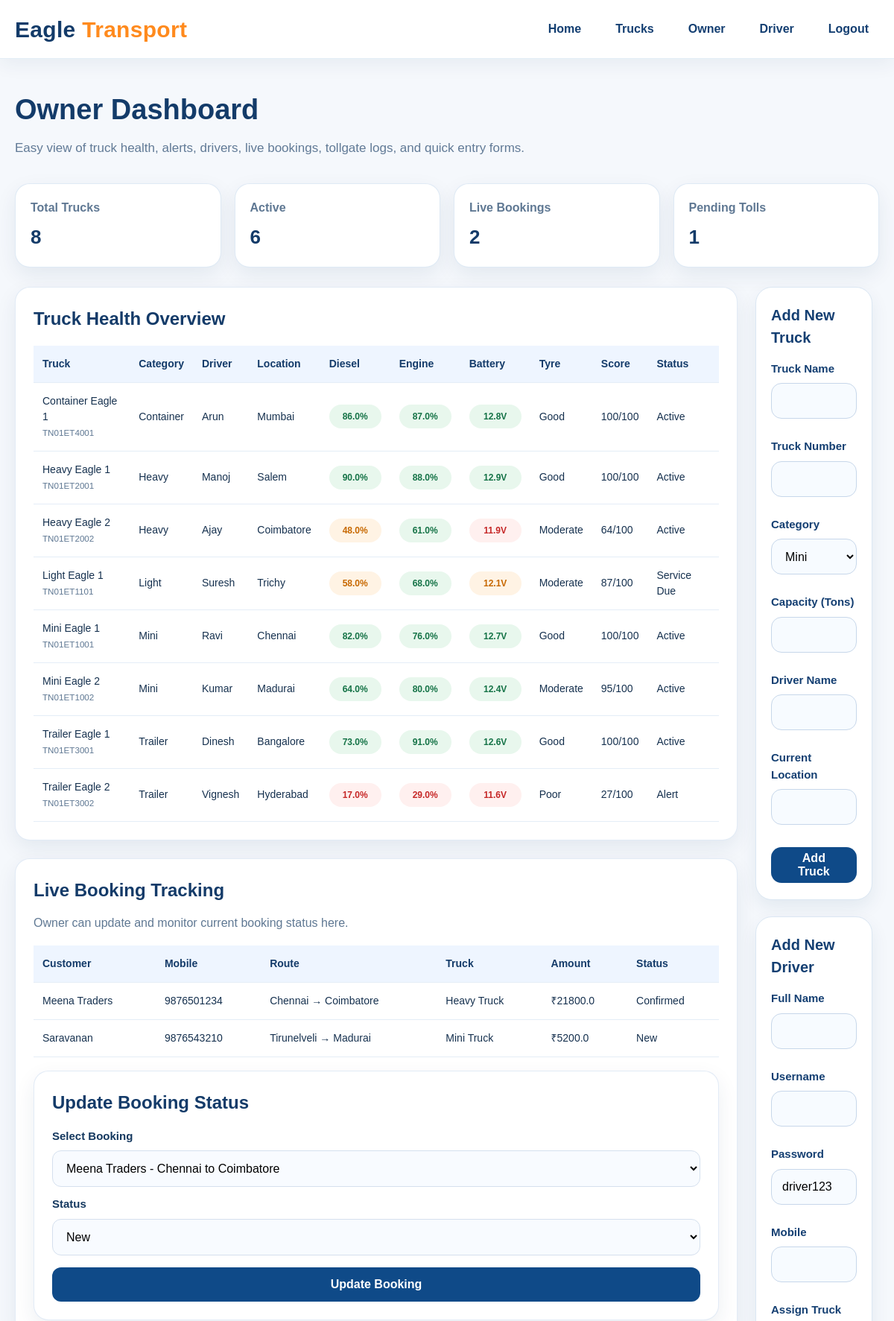
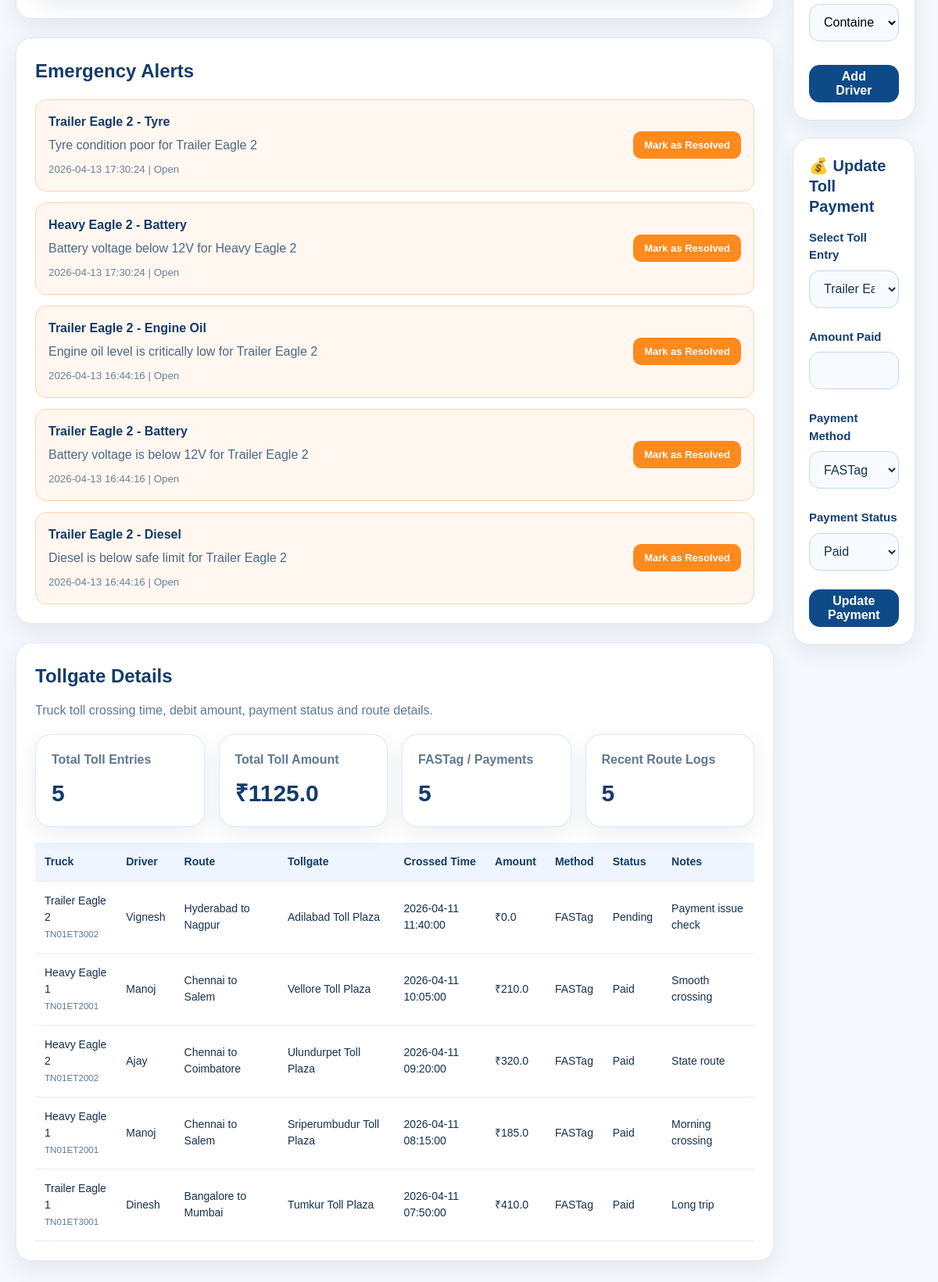
The app's page /owner/dashboard (signed in) with its own data (2 pictures, top to bottom).
### tables this page shows
CREATE TABLE trucks (
    id INTEGER PRIMARY KEY AUTOINCREMENT,
    truck_name TEXT NOT NULL,
    truck_number TEXT UNIQUE NOT NULL,
    category TEXT NOT NULL,
    capacity_tons REAL NOT NULL,
    driver_name TEXT,
    current_location TEXT,
    diesel_percent REAL DEFAULT 100,
    coolant_level REAL DEFAULT 100,
    engine_oil_level REAL DEFAULT 100,
    brake_oil_level REAL DEFAULT 100,
    battery_voltage REAL DEFAULT 12.8,
    tyre_condition TEXT DEFAULT 'Good',
    status TEXT DEFAULT 'Active'
);

CREATE TABLE bookings (
    id INTEGER PRIMARY KEY AUTOINCREMENT,
    customer_name TEXT NOT NULL,
    mobile TEXT NOT NULL,
    pickup_location TEXT NOT NULL,
    drop_location TEXT NOT NULL,
    trip_level TEXT NOT NULL,
    truck_type TEXT NOT NULL,
    goods_type TEXT NOT NULL,
    load_weight REAL NOT NULL,
    estimated_amount REAL NOT NULL,
    status TEXT DEFAULT 'New',
    created_at TEXT NOT NULL
);

CREATE TABLE alerts (
    id INTEGER PRIMARY KEY AUTOINCREMENT,
    truck_id INTEGER NOT NULL,
    alert_type TEXT NOT NULL,
    message TEXT NOT NULL,
    priority TEXT NOT NULL,
    status TEXT DEFAULT 'Open',
    created_at TEXT NOT NULL,
    FOREIGN KEY (truck_id) REFERENCES trucks(id)
);

CREATE TABLE toll_logs (
    id INTEGER PRIMARY KEY AUTOINCREMENT,
    truck_id INTEGER NOT NULL,
    driver_name TEXT NOT NULL,
    route_name TEXT NOT NULL,
    toll_name TEXT NOT NULL,
    crossed_time TEXT NOT NULL,
    amount_paid REAL NOT NULL,
    payment_method TEXT NOT NULL,
    payment_status TEXT NOT NULL,
    notes TEXT,
    created_at TEXT NOT NULL
);

### app.py (the view)
@app.route("/owner/dashboard")
def owner_dashboard():
    if "owner_id" not in session:
        return redirect(url_for("owner_login"))
    for truck in query_all("SELECT id FROM trucks"):
        ensure_alerts_for_truck(truck["id"])
    return render_template("owner_dashboard.html", **dashboard_context())

### templates/owner_dashboard.html (shortened to what this page needs)
{% extends 'base.html' %}
{% block content %}
<section class="section compact-top">
    <div class="container">
        <div class="section-head left">
            <h1>Owner Dashboard</h1>
            <p>Easy view of truck health, alerts, drivers, live bookings, tollgate logs, and quick entry forms.</p>
        </div>
        <div class="stats-grid live-summary-grid">
            <div class="stat-card"><span>Total Trucks</span><strong>{{ total_trucks }}</strong></div>
            <div class="stat-card"><span>Active</span><strong>{{ active_trucks }}</strong></div>
            <div class="stat-card"><span>Live Bookings</span><strong id="liveBookingCount">{{ active_bookings }}</strong></div>
            <div class="stat-card"><span>Pending Tolls</span><strong id="pendingTollCount">{{ pending_tolls }}</strong></div>
        </div>
        <div class="owner-layout">
            <div class="main-area">
                <div class="panel">
                    <div class="panel-head">
                        <h2>Truck Health Overview</h2>
                    </div>
                    <div class="table-wrap">
                        <table>
                            <thead>
                                <tr>
                                    <th>Truck</th>
                                    <th>Category</th>
                                    <th>Driver</th>
                                    <th>Location</th>
                                    <th>Diesel</th>
                                    <th>Engine</th>
                                    <th>Battery</th>
                                    <th>Tyre</th>
                                    <th>Score</th>
                                    <th>Status</th>
                                </tr>
                            </thead>
                            <tbody id="truckTableBody">
                                {% for truck in trucks %}
                                <tr>
                                    <td>{{ truck.truck_name }}<br><small>{{ truck.truck_number }}</small></td>
                                    <td>{{ truck.category }}</td>
                                    <td>{{ truck.driver_name }}</td>
                                    <td>{{ truck.current_location }}</td>
                                    <td><span class="status-pill {{ truck.diesel_color }}">{{ truck.diesel_percent }}%</span></td>
                                    <td><span class="status-pill {{ truck.engine_oil_color }}">{{ truck.engine_oil_level }}%</span></td>
                                    <td><span class="status-pill {{ truck.battery_color }}">{{ truck.battery_voltage }}V</span></td>
                                    <td>{{ truck.tyre_condition }}</td>
                                    <td>{{ truck.health_score }}/100</td>
                                    <td>{{ truck.status }}</td>
                                </tr>
                                {% endfor %}
                            </tbody>
                        </table>
                    </div>
                </div>
                <div class="panel">
                    <div class="panel-head">
                        <h2>Live Booking Tracking</h2>
                        <p class="muted">Owner can update and monitor current booking status here.</p>
                    </div>
                    <div class="table-wrap">
                        <table>
                            <thead>
                                <tr>
                                    <th>Customer</th>
                                    <th>Mobile</th>
                                    <th>Route</th>
                                    <th>Truck</th>
                                    <th>Amount</th>
                                    <th>Status</th>
                                </tr>
                            </thead>
                            <tbody id="bookingTableBody">
                                {% for booking in bookings %}
                                <tr>
                                    <td>{{ booking.customer_name }}</td>
                                    <td>{{ booking.mobile }}</td>
                                    <td>{{ booking.pickup_location }} → {{ booking.drop_location }}</td>
                                    <td>{{ booking.truck_type }}</td>
                                    <td>₹{{ booking.estimated_amount }}</td>
                                    <td>{{ booking.status }}</td>
                                </tr>
                                {% endfor %}
                            </tbody>
                        </table>
                    </div>
                    <form class="panel stacked-form booking-status-form" method="post" action="{{ url_for('update_booking_status') }}">
                        <h2>Update Booking Status</h2>
                        <label>Select Booking</label>
                        <select name="booking_id" required>
                            {% for booking in bookings %}
                            <option value="{{ booking.id }}">{{ booking.customer_name }} - {{ booking.pickup_location }} to {{ booking.drop_location }}</option>
                            {% endfor %}
                        </select>
                        <label>Status</label>
                        <select name="status" required>
                            <option>New</option>
                        </select>
                        <button class="btn btn-primary full">Update Booking</button>
                    </form>
                </div>
                <div class="panel">
                    <div class="panel-head">
                        <h2>Emergency Alerts</h2>
                    </div>
                    <div class="alert-list" id="alertList">
                        {% for alert in alerts %}
                        <div class="alert-item {{ 'resolved' if alert.status == 'Resolved' else 'open' }}">
                            <div>
                                <strong>{{ alert.truck_name }} - {{ alert.alert_type }}</strong>
                                <p>{{ alert.message }}</p>
                                <small>{{ alert.created_at }} | {{ alert.status }}</small>
                            </div>
                            {% if alert.status != 'Resolved' %}
                            <form method="post" action="{{ url_for('resolve_alert', alert_id=alert.id) }}">
                                <button class="btn btn-small">Mark as Resolved</button>
                            </form>
                            {% endif %}
                        </div>
                        {% endfor %}
                    </div>
                </div>
                <div class="panel">
                    <div class="panel-head">
                        <h2>Tollgate Details</h2>
                        <p style="color:#5f7893; margin-top:6px;">Truck toll crossing time, debit amount, payment status and route details.</p>
                    </div>
                    <div class="stats-grid" style="margin-bottom: 20px;">
                        <div class="stat-card">
                            <span>Total Toll Entries</span>
                            <strong>{{ toll_logs|length }}</strong>
                        </div>
                        <div class="stat-card">
                            <span>Total Toll Amount</span>
                            <strong id="totalTollAmount">₹{{ total_toll_amount }}</strong>
                        </div>
                        <div class="stat-card">
                            <span>FASTag / Payments</span>
                            <strong>{{ toll_logs|length }}</strong>
                        </div>
                        <div class="stat-card">
                            <span>Recent Route Logs</span>
                            <strong>{{ toll_logs|length }}</strong>
                        </div>
                    </div>
                    <div class="table-wrap">
                        <table>
                            <thead>
                                <tr>
                                    <th>Truck</th>
                                    <th>Driver</th>
                                    <th>Route</th>
                                    <th>Tollgate</th>
                                    <th>Crossed Time</th>
                                    <th>Amount</th>
                                    <th>Method</th>
                                    <th>Status</th>
                                    <th>Notes</th>
                                </tr>
                            </thead>
                            <tbody id="tollTableBody">
                                {% for toll in toll_logs %}
                                <tr>
                                    <td>{{ toll.truck_name }}<br><small>{{ toll.truck_number }}</small></td>
                                    <td>{{ toll.driver_name }}</td>
                                    <td>{{ toll.route_name }}</td>
                                    <td>{{ toll.toll_name }}</td>
                                    <td>{{ toll.crossed_time }}</td>
                                    <td>₹{{ toll.amount_paid }}</td>
                                    <td>{{ toll.payment_method }}</td>
                                    <td>{{ toll.payment_status }}</td>
                                    <td>{{ toll.notes or '-' }}</td>
                                </tr>
                                {% else %}
                                <tr>
                                    <td colspan="9">No tollgate details available.</td>
                                </tr>
                                {% endfor %}
                            </tbody>
                        </table>
                    </div>
                </div>
            </div>
            <aside class="side-area">
                <form class="panel stacked-form" method="post" action="{{ url_for('add_truck') }}">
                    <h2>Add New Truck</h2>
                    <label>Truck Name</label>
                    <input type="text" name="truck_name" required>
                    <label>Truck Number</label>
                    <input type="text" name="truck_number" required>
                    <label>Category</label>
                    <select name="category" required>
                        <option>Mini</option>
                    </select>
                    <label>Capacity (Tons)</label>
                    <input type="number" step="0.1" name="capacity_tons" required>
                    <label>Driver Name</label>
                    <input type="text" name="driver_name" required>
                    <label>Current Location</label>
                    <input type="text" name="current_location" required>
                    <button class="btn btn-primary full">Add Truck</button>
                </form>
                <form class="panel stacked-form" method="post" action="{{ url_for('add_driver') }}">
                    <h2>Add New Driver</h2>
                    <label>Full Name</label>
                    <input type="text" name="full_name" required>
                    <label>Username</label>
                    <input type="text" name="username" required>
                    <label>Password</label>
                    <input type="text" name="password" value="driver123" required>
                    <label>Mobile</label>
                    <input type="text" name="mobile" required>
                    <label>Assign Truck</label>
                    <select name="assigned_truck_id" required>
                        {% for truck in trucks %}
                        <option value="{{ truck.id }}">{{ truck.truck_name }} - {{ truck.truck_number }}</option>
                        {% endfor %}
                    </select>
                    <button class="btn btn-primary full">Add Driver</button>
                </form>
                <form method="post" action="{{ url_for('update_toll_payment') }}" class="panel stacked-form toll-payment-form">
                    <h2>💰 Update Toll Payment</h2>
                    <label>Select Toll Entry</label>
                    <select name="toll_id" required>
                        {% for toll in toll_logs %}
                        <option value="{{ toll.id }}">
                            {{ toll.truck_name }} - {{ toll.toll_name }}
                        </option>
                        {% endfor %}
                    </select>
                    <label>Amount Paid</label>
                    <input type="number" step="0.01" name="amount_paid" required>
                    <label>Payment Method</label>
                    <select name="payment_method" required>
                        <option>FASTag</option>
                    </select>
                    <label>Payment Status</label>
                    <select name="payment_status" required>
                        <option>Paid</option>
                    </select>
                    <button class="btn btn-primary full">Update Payment</button>
                </form>
            </aside>
        </div>
    </div>
</section>
{% endblock %}

### templates/base.html (shortened to what this page needs)
<!DOCTYPE html>
<html lang="en">
<head>
    <link rel="stylesheet" href="{{ url_for('static', filename='css/style.css') }}">
</head>
<body>
    <header class="site-header">
        <div class="container nav-wrap">
            <a href="{{ url_for('index') }}" class="brand">Eagle <span>Transport</span></a>
            <nav class="nav">
                <a href="{{ url_for('index') }}">Home</a>
                <a href="{{ url_for('trucks_page') }}">Trucks</a>
                <a href="{{ url_for('owner_login') }}">Owner</a>
                <a href="{{ url_for('driver_login') }}">Driver</a>
                {% if session.get('owner_id') or session.get('driver_id') %}
                <a href="{{ url_for('logout') }}">Logout</a>
                {% endif %}
            </nav>
        </div>
    </header>
    <main>
        {% block content %}{% endblock %}
    </main>
</body>
</html>

### records on screen
trucks: truck_name "Container Eagle 1", truck_number "TN01ET4001", category "Container", driver_name "Arun", current_location "Mumbai", diesel_percent "86.0", engine_oil_level "87.0", battery_voltage "12.8", tyre_condition "Good", health_score "100", status "Active"
trucks: truck_name "Heavy Eagle 1", truck_number "TN01ET2001", category "Heavy", driver_name "Manoj", current_location "Salem", diesel_percent "90.0", engine_oil_level "88.0", battery_voltage "12.9", tyre_condition "Good", health_score "100", status "Active"
trucks: truck_name "Heavy Eagle 2", truck_number "TN01ET2002", category "Heavy", driver_name "Ajay", current_location "Coimbatore", diesel_percent "48.0", engine_oil_level "61.0", battery_voltage "11.9", tyre_condition "Moderate", health_score "64", status "Active"
trucks: truck_name "Light Eagle 1", truck_number "TN01ET1101", category "Light", driver_name "Suresh", current_location "Trichy", diesel_percent "58.0", engine_oil_level "68.0", battery_voltage "12.1", tyre_condition "Moderate", health_score "87", status "Service Due"
trucks: truck_name "Mini Eagle 1", truck_number "TN01ET1001", category "Mini", driver_name "Ravi", current_location "Chennai", diesel_percent "82.0", engine_oil_level "76.0", battery_voltage "12.7", tyre_condition "Good", health_score "100", status "Active"
trucks: truck_name "Mini Eagle 2", truck_number "TN01ET1002", category "Mini", driver_name "Kumar", current_location "Madurai", diesel_percent "64.0", engine_oil_level "80.0", battery_voltage "12.4", tyre_condition "Moderate", health_score "95", status "Active"
trucks: truck_name "Trailer Eagle 1", truck_number "TN01ET3001", category "Trailer", driver_name "Dinesh", current_location "Bangalore", diesel_percent "73.0", engine_oil_level "91.0", battery_voltage "12.6", tyre_condition "Good", health_score "100", status "Active"
trucks: truck_name "Trailer Eagle 2", truck_number "TN01ET3002", category "Trailer", driver_name "Vignesh", current_location "Hyderabad", diesel_percent "17.0", engine_oil_level "29.0", battery_voltage "11.6", tyre_condition "Poor", health_score "27", status "Alert"
bookings: customer_name "Meena Traders", mobile "9876501234", pickup_location "Chennai", drop_location "Coimbatore", truck_type "Heavy Truck", estimated_amount "21800.0", status "Confirmed"
bookings: customer_name "Saravanan", mobile "9876543210", pickup_location "Tirunelveli", drop_location "Madurai", truck_type "Mini Truck", estimated_amount "5200.0", status "New"
alerts: truck_name "Trailer Eagle 2", alert_type "Tyre", message "Tyre condition poor for Trailer Eagle 2", created_at "2026-04-13 17:30:24", status "Open"
alerts: truck_name "Heavy Eagle 2", alert_type "Battery", message "Battery voltage below 12V for Heavy Eagle 2", created_at "2026-04-13 17:30:24", status "Open"
alerts: truck_name "Trailer Eagle 2", alert_type "Engine Oil", message "Engine oil level is critically low for Trailer Eagle 2", created_at "2026-04-13 16:44:16", status "Open"
alerts: truck_name "Trailer Eagle 2", alert_type "Battery", message "Battery voltage is below 12V for Trailer Eagle 2", created_at "2026-04-13 16:44:16", status "Open"
alerts: truck_name "Trailer Eagle 2", alert_type "Diesel", message "Diesel is below safe limit for Trailer Eagle 2", created_at "2026-04-13 16:44:16", status "Open"
toll_logs: truck_name "Trailer Eagle 2", truck_number "TN01ET3002", driver_name "Vignesh", route_name "Hyderabad to Nagpur", toll_name "Adilabad Toll Plaza", crossed_time "2026-04-11 11:40:00", amount_paid "0.0", payment_method "FASTag", payment_status "Pending", notes "Payment issue check"
toll_logs: truck_name "Heavy Eagle 1", truck_number "TN01ET2001", driver_name "Manoj", route_name "Chennai to Salem", toll_name "Vellore Toll Plaza", crossed_time "2026-04-11 10:05:00", amount_paid "210.0", payment_method "FASTag", payment_status "Paid", notes "Smooth crossing"
toll_logs: truck_name "Heavy Eagle 2", truck_number "TN01ET2002", driver_name "Ajay", route_name "Chennai to Coimbatore", toll_name "Ulundurpet Toll Plaza", crossed_time "2026-04-11 09:20:00", amount_paid "320.0", payment_method "FASTag", payment_status "Paid", notes "State route"
toll_logs: truck_name "Heavy Eagle 1", truck_number "TN01ET2001", driver_name "Manoj", route_name "Chennai to Salem", toll_name "Sriperumbudur Toll Plaza", crossed_time "2026-04-11 08:15:00", amount_paid "185.0", payment_method "FASTag", payment_status "Paid", notes "Morning crossing"
toll_logs: truck_name "Trailer Eagle 1", truck_number "TN01ET3001", driver_name "Dinesh", route_name "Bangalore to Mumbai", toll_name "Tumkur Toll Plaza", crossed_time "2026-04-11 07:50:00", amount_paid "410.0", payment_method "FASTag", payment_status "Paid", notes "Long trip"

### other values on screen
{{ total_trucks }} "8"
{{ active_trucks }} "6"
{{ active_bookings }} "2"
{{ pending_tolls }} "1"
{{ toll_logs|length }} "5"
{{ total_toll_amount }} "1125.0"
form field booking_id "Meena Traders - Chennai to Coimbatore"
form field assigned_truck_id "Container Eagle 1 - TN01ET4001"
form field toll_id "Trailer Eagle 2 - Adilabad Toll Plaza"
